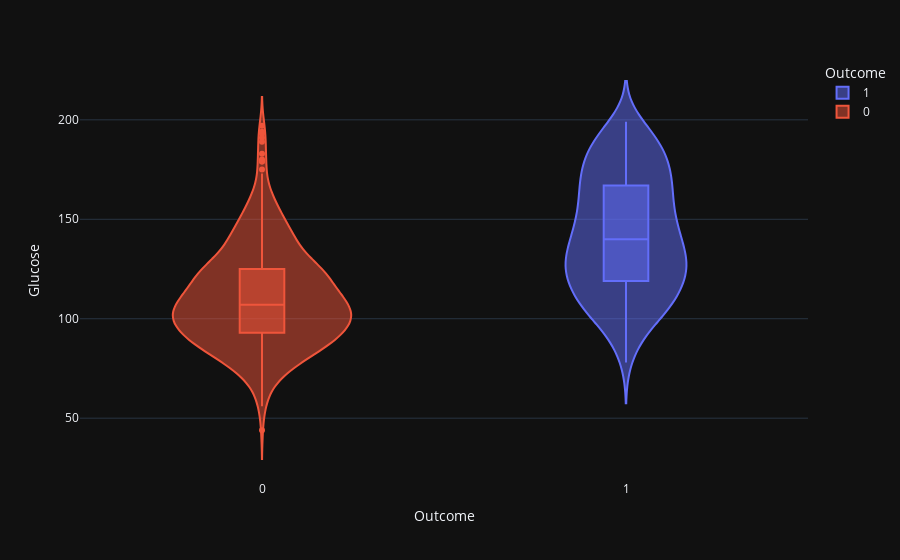
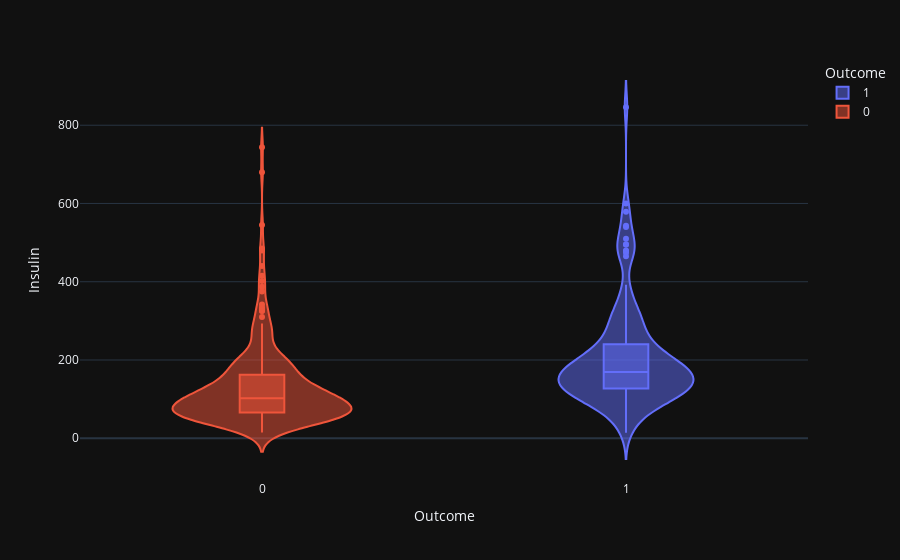

These figures' notebook cell, in order:
### Code cell
violin('Glucose')
violin('Insulin')

### Figure 1 — Plotly figure (JSON) as saved in the notebook; plotly's stock layout.template omitted (floating-point values rounded to 4 significant figures; data arrays with more than 128 entries replaced by an {"elided": "..."} marker saying what was removed)
{"data": [{"alignmentgroup": "True", "box": {"visible": true}, "hovertemplate": "Outcome=%{x}<br>Glucose=%{y}<extra></extra>", "legendgroup": "1", "marker": {"color": "#636efa"}, "name": "1", "offsetgroup": "1", "orientation": "v", "scalegroup": "True", "showlegend": true, "type": "violin", "x": {"elided": "268 int values"}, "x0": " ", "xaxis": "x", "y": {"elided": "268 int values"}, "y0": " ", "yaxis": "y"}, {"alignmentgroup": "True", "box": {"visible": true}, "hovertemplate": "Outcome=%{x}<br>Glucose=%{y}<extra></extra>", "legendgroup": "0", "marker": {"color": "#EF553B"}, "name": "0", "offsetgroup": "0", "orientation": "v", "scalegroup": "True", "showlegend": true, "type": "violin", "x": {"elided": "500 int values"}, "x0": " ", "xaxis": "x", "y": {"elided": "500 int values"}, "y0": " ", "yaxis": "y"}], "layout": {"legend": {"title": {"text": "Outcome"}, "tracegroupgap": 0}, "margin": {"t": 60}, "violinmode": "overlay", "xaxis": {"anchor": "y", "categoryarray": [1, 0], "categoryorder": "array", "domain": [0, 1], "title": {"text": "Outcome"}}, "yaxis": {"anchor": "x", "domain": [0, 1], "title": {"text": "Glucose"}}}}

### Figure 2 — Plotly figure (JSON) as saved in the notebook; plotly's stock layout.template omitted (floating-point values rounded to 4 significant figures; data arrays with more than 128 entries replaced by an {"elided": "..."} marker saying what was removed)
{"data": [{"alignmentgroup": "True", "box": {"visible": true}, "hovertemplate": "Outcome=%{x}<br>Insulin=%{y}<extra></extra>", "legendgroup": "1", "marker": {"color": "#636efa"}, "name": "1", "offsetgroup": "1", "orientation": "v", "scalegroup": "True", "showlegend": true, "type": "violin", "x": {"elided": "268 int values"}, "x0": " ", "xaxis": "x", "y": {"elided": "268 int values"}, "y0": " ", "yaxis": "y"}, {"alignmentgroup": "True", "box": {"visible": true}, "hovertemplate": "Outcome=%{x}<br>Insulin=%{y}<extra></extra>", "legendgroup": "0", "marker": {"color": "#EF553B"}, "name": "0", "offsetgroup": "0", "orientation": "v", "scalegroup": "True", "showlegend": true, "type": "violin", "x": {"elided": "500 int values"}, "x0": " ", "xaxis": "x", "y": {"elided": "500 int values"}, "y0": " ", "yaxis": "y"}], "layout": {"legend": {"title": {"text": "Outcome"}, "tracegroupgap": 0}, "margin": {"t": 60}, "violinmode": "overlay", "xaxis": {"anchor": "y", "categoryarray": [1, 0], "categoryorder": "array", "domain": [0, 1], "title": {"text": "Outcome"}}, "yaxis": {"anchor": "x", "domain": [0, 1], "title": {"text": "Insulin"}}}}
